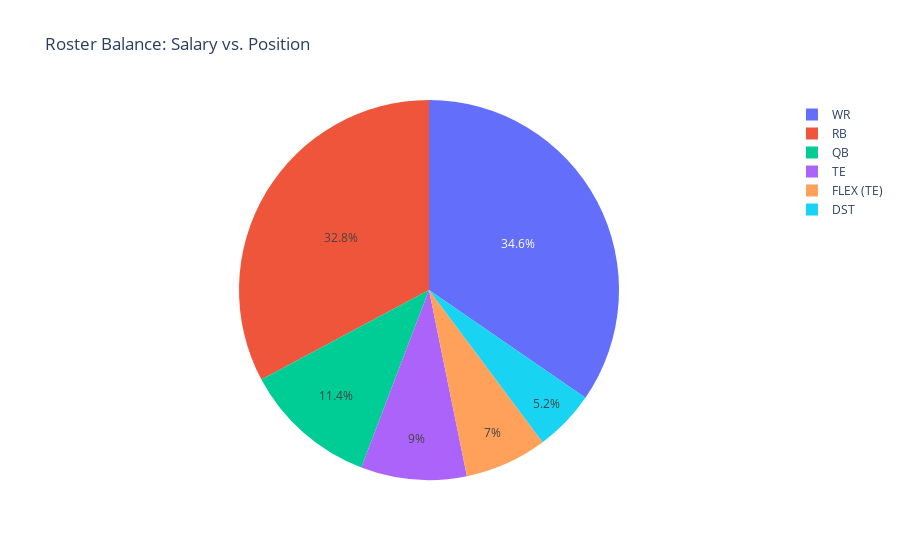

Notebook cell for this chart:
### Markdown cell above
This plot shows how the model started the selection of the roster by choosing the most expensive RB, then the most expensive WR, and then allocating the salaries and positions for the rest of the players.

### Code cell
df = px.data.tips()
fig = px.pie(final_roster_df, values='Salary', names='Position', title = "Roster Balance: Salary vs. Position")
fig.show()

### Figure 1 — Plotly figure (JSON) as saved in the notebook; plotly's stock layout.template omitted (floating-point values rounded to 4 significant figures)
{"data": [{"domain": {"x": [0, 1], "y": [0, 1]}, "hovertemplate": "Position=%{label}<br>Salary=%{value}<extra></extra>", "labels": ["QB", "RB", "RB", "WR", "WR", "WR", "FLEX (TE)", "TE", "DST"], "legendgroup": "", "name": "", "showlegend": true, "type": "pie", "values": [5700, 9000, 7400, 8600, 5100, 3600, 3500, 4500, 2600]}], "layout": {"legend": {"tracegroupgap": 0}, "title": {"text": "Roster Balance: Salary vs. Position"}}}
